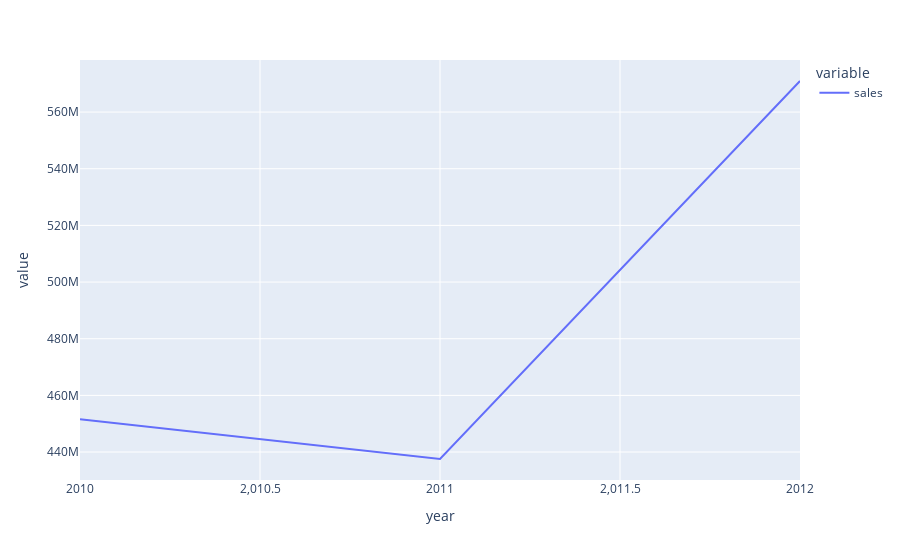

The notebook cell this image was saved under:
### Code cell
# 看每年销量的变化（额外）
new_total2 = new_total.groupby("year").sum()
new_total2_fig = new_total2.plot()
new_total2_fig.show()

### Figure 1 — Plotly figure (JSON) as saved in the notebook; plotly's stock layout.template omitted (floating-point values rounded to 4 significant figures)
{"data": [{"hovertemplate": "variable=sales<br>year=%{x}<br>value=%{y}<extra></extra>", "legendgroup": "sales", "line": {"color": "#636efa", "dash": "solid"}, "mode": "lines", "name": "sales", "orientation": "v", "showlegend": true, "type": "scatter", "x": [2010, 2011, 2012], "xaxis": "x", "y": [451582950, 437544861, 570961828], "yaxis": "y"}], "layout": {"legend": {"title": {"text": "variable"}, "tracegroupgap": 0}, "margin": {"t": 60}, "xaxis": {"anchor": "y", "domain": [0, 1], "title": {"text": "year"}}, "yaxis": {"anchor": "x", "domain": [0, 1], "title": {"text": "value"}}}}
